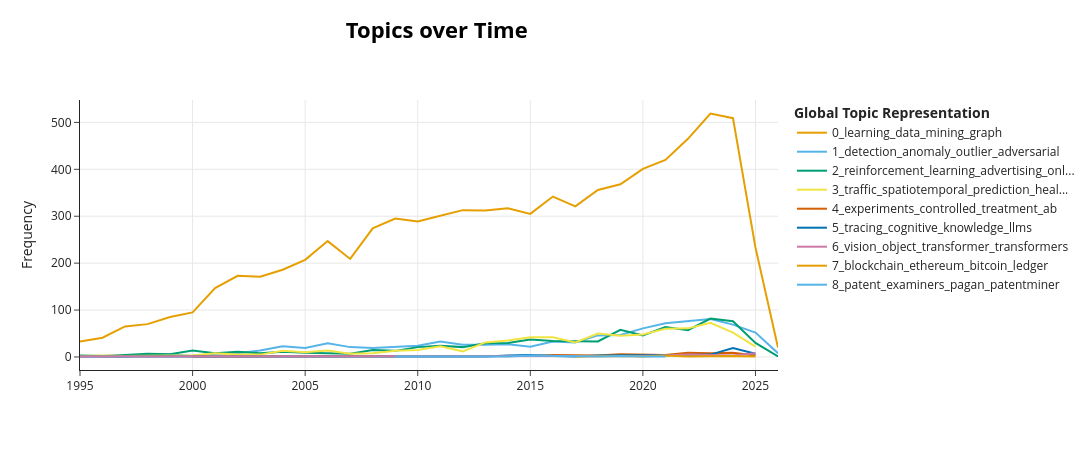

The notebook cell this image was saved under:
### Code cell
# EERSTE GRAFIEK BERTOPIC - de hele plot
# Bereken de topic evolutie over de jaren heen middels BERTopic
topics_over_time = topic_model.topics_over_time(df['title'], df['year'])

# Visualiseer de meest relevante top onderwerpen (zonder ruis/cluster -1)
fig = topic_model.visualize_topics_over_time(topics_over_time, top_n_topics=10)
fig.show()

### Figure 1 — Plotly figure (JSON) as saved in the notebook; plotly's stock layout.template omitted (floating-point values rounded to 4 significant figures)
{"data": [{"hoverinfo": "text", "hovertext": ["<b>Topic 0</b><br>Words: discovery, knowledge, databases, rough, data", "<b>Topic 0</b><br>Words: knowledge, databases, discovery, data, mining", "<b>Topic 0</b><br>Words: discovery, rules, data, rough, mining", "<b>Topic 0</b><br>Words: rules, mining, discovery, association, data", "<b>Topic 0</b><br>Words: mining, rules, data, association, using", "<b>Topic 0</b><br>Words: data, mining, rules, association, using", "<b>Topic 0</b><br>Words: data, mining, rules, association, classification", "<b>Topic 0</b><br>Words: mining, data, using, clustering, classification", "<b>Topic 0</b><br>Words: data, mining, using, clustering, learning", "<b>Topic 0</b><br>Words: mining, data, clustering, learning, classification", "<b>Topic 0</b><br>Words: data, mining, clustering, classification, learning", "<b>Topic 0</b><br>Words: mining, data, clustering, learning, classification", "<b>Topic 0</b><br>Words: learning, clustering, data, mining, classification", "<b>Topic 0</b><br>Words: data, learning, mining, clustering, classification", "<b>Topic 0</b><br>Words: learning, data, mining, clustering, classification", "<b>Topic 0</b><br>Words: learning, data, mining, clustering, classification", "<b>Topic 0</b><br>Words: learning, data, clustering, classification, mining", "<b>Topic 0</b><br>Words: learning, data, mining, classification, networks", "<b>Topic 0</b><br>Words: learning, data, networks, social, using", "<b>Topic 0</b><br>Words: learning, data, classification, feature, using", "<b>Topic 0</b><br>Words: learning, data, networks, clustering, classification", "<b>Topic 0</b><br>Words: learning, data, mining, using, clustering", "<b>Topic 0</b><br>Words: learning, data, networks, clustering, classification", "<b>Topic 0</b><br>Words: learning, data, network, classification, using", "<b>Topic 0</b><br>Words: learning, graph, data, classification, networks", "<b>Topic 0</b><br>Words: learning, graph, networks, neural, data", "<b>Topic 0</b><br>Words: learning, graph, neural, networks, data", "<b>Topic 0</b><br>Words: learning, graph, neural, networks, data", "<b>Topic 0</b><br>Words: learning, graph, data, neural, networks", "<b>Topic 0</b><br>Words: learning, graph, neural, data, networks", "<b>Topic 0</b><br>Words: learning, data, graph, models, series", "<b>Topic 0</b><br>Words: distillation, dataset, medical, causal, federated"], "marker": {"color": "#E69F00"}, "mode": "lines", "name": "0_learning_data_mining_graph", "type": "scatter", "x": [1995, 1996, 1997, 1998, 1999, 2000, 2001, 2002, 2003, 2004, 2005, 2006, 2007, 2008, 2009, 2010, 2011, 2012, 2013, 2014, 2015, 2016, 2017, 2018, 2019, 2020, 2021, 2022, 2023, 2024, 2025, 2026], "y": [33, 41, 65, 70, 85, 95, 147, 173, 171, 186, 207, 247, 209, 274, 295, 289, 301, 313, 312, 317, 305, 342, 321, 356, 368, 401, 420, 465, 519, 509, 233, 20]}, {"hoverinfo": "text", "hovertext": ["<b>Topic 1</b><br>Words: databases, removing, anonymization, outliers, techniques", "<b>Topic 1</b><br>Words: deviation, databases, linear, method, detection", "<b>Topic 1</b><br>Words: notion, properties, outliers, computation, unified", "<b>Topic 1</b><br>Words: intrusion, detection, audit, command, nonuniform", "<b>Topic 1</b><br>Words: fraud, detection, identifying, opticsof, superimposed", "<b>Topic 1</b><br>Words: mills, discounting, dark, invited, finite", "<b>Topic 1</b><br>Words: intrusions, learner, outliers, detection, detecting", "<b>Topic 1</b><br>Words: detection, intrusion, outlier, privacy, mining", "<b>Topic 1</b><br>Words: detection, privacypreserving, anomaly, techniques, intrusion", "<b>Topic 1</b><br>Words: detection, privacy, outlier, anomaly, spam", "<b>Topic 1</b><br>Words: detection, privacypreserving, anomaly, data, outlier", "<b>Topic 1</b><br>Words: detection, outlier, anomaly, privacy, outliers", "<b>Topic 1</b><br>Words: detection, data, privacy, fraud, anomaly", "<b>Topic 1</b><br>Words: detection, spam, outlier, privacypreserving, data", "<b>Topic 1</b><br>Words: detection, anomaly, privacy, outlier, publishing", "<b>Topic 1</b><br>Words: detection, outlier, anomaly, data, privacy", "<b>Topic 1</b><br>Words: detection, anomaly, privacy, anonymization, outlier", "<b>Topic 1</b><br>Words: detection, outlier, anomaly, differentially, private", "<b>Topic 1</b><br>Words: detection, outlier, fraud, anomaly, data", "<b>Topic 1</b><br>Words: detection, anomaly, privacy, adversarial, density", "<b>Topic 1</b><br>Words: detection, fraud, differentially, private, anomaly", "<b>Topic 1</b><br>Words: detection, anomaly, outlier, privacy, private", "<b>Topic 1</b><br>Words: detection, anomaly, outlier, fraud, private", "<b>Topic 1</b><br>Words: detection, anomaly, adversarial, outlier, fraud", "<b>Topic 1</b><br>Words: detection, anomaly, adversarial, outlier, fairness", "<b>Topic 1</b><br>Words: detection, anomaly, adversarial, fairness, fraud", "<b>Topic 1</b><br>Words: detection, anomaly, adversarial, fairness, outlier", "<b>Topic 1</b><br>Words: detection, anomaly, adversarial, fairness, outlier", "<b>Topic 1</b><br>Words: detection, anomaly, adversarial, fraud, fairness", "<b>Topic 1</b><br>Words: detection, anomaly, fairness, outlier, graph", "<b>Topic 1</b><br>Words: detection, anomaly, adversarial, attacks, fairness", "<b>Topic 1</b><br>Words: detection, anomaly, series, time, multivariate"], "marker": {"color": "#56B4E9"}, "mode": "lines", "name": "1_detection_anomaly_outlier_adversarial", "type": "scatter", "x": [1995, 1996, 1997, 1998, 1999, 2000, 2001, 2002, 2003, 2004, 2005, 2006, 2007, 2008, 2009, 2010, 2011, 2012, 2013, 2014, 2015, 2016, 2017, 2018, 2019, 2020, 2021, 2022, 2023, 2024, 2025, 2026], "y": [2, 1, 1, 3, 5, 2, 7, 8, 14, 23, 19, 29, 21, 19, 21, 24, 33, 26, 26, 27, 22, 33, 31, 46, 47, 61, 72, 76, 81, 69, 52, 8]}, {"hoverinfo": "text", "hovertext": ["<b>Topic 2</b><br>Words: amro, borrowing, loan, telecommunication, abn", "<b>Topic 2</b><br>Words: neuralexpert, breeding, questionnaire, simulated, base", "<b>Topic 2</b><br>Words: customer, customerdriven, telecommunications, centers, retention", "<b>Topic 2</b><br>Words: marketing, major, direct, tbond, traders", "<b>Topic 2</b><br>Words: business, intelligence, assortment, farming, neurofuzzy", "<b>Topic 2</b><br>Words: marketing, abstract, direct, invited, talk", "<b>Topic 2</b><br>Words: ecommerce, experience, iese, ugly, fraunhofer", "<b>Topic 2</b><br>Words: marketing, customer, reinforcement, value, mining", "<b>Topic 2</b><br>Words: customer, considerations, customerclass, seriously, foreign", "<b>Topic 2</b><br>Words: business, purchase, customer, early, reinforcement", "<b>Topic 2</b><br>Words: customers, nurturers, meat, boasting, beef", "<b>Topic 2</b><br>Words: customer, sales, marketing, voluntary, dataenhanced", "<b>Topic 2</b><br>Words: customer, highquantile, wallet, banditbased, taxonomies", "<b>Topic 2</b><br>Words: policy, customer, industry, services, natural", "<b>Topic 2</b><br>Words: reinforcement, policy, online, learning, advertising", "<b>Topic 2</b><br>Words: reinforcement, advertising, learning, customer, campaigns", "<b>Topic 2</b><br>Words: reinforcement, advertising, learning, preferencebased, policy", "<b>Topic 2</b><br>Words: advertising, display, reinforcement, allocation, learning", "<b>Topic 2</b><br>Words: reinforcement, advertising, learning, search, policy", "<b>Topic 2</b><br>Words: policy, advertising, online, bandits, learning", "<b>Topic 2</b><br>Words: advertising, marketing, online, reinforcement, sponsored", "<b>Topic 2</b><br>Words: advertising, online, job, reinforcement, bandits", "<b>Topic 2</b><br>Words: bandit, advertising, customer, prediction, learning", "<b>Topic 2</b><br>Words: reinforcement, market, learning, bidding, deep", "<b>Topic 2</b><br>Words: reinforcement, learning, advertising, policy, prediction", "<b>Topic 2</b><br>Words: learning, reinforcement, advertising, bandits, bandit", "<b>Topic 2</b><br>Words: reinforcement, advertising, learning, bandits, online", "<b>Topic 2</b><br>Words: reinforcement, learning, bandits, multiagent, advertising", "<b>Topic 2</b><br>Words: reinforcement, learning, online, advertising, bandits", "<b>Topic 2</b><br>Words: reinforcement, advertising, learning, bandits, online", "<b>Topic 2</b><br>Words: reinforcement, learning, bandit, advertising, financial", "<b>Topic 2</b><br>Words: illusion, improvement, reject, credit, scoring"], "marker": {"color": "#009E73"}, "mode": "lines", "name": "2_reinforcement_learning_advertising_onl...", "type": "scatter", "x": [1995, 1996, 1997, 1998, 1999, 2000, 2001, 2002, 2003, 2004, 2005, 2006, 2007, 2008, 2009, 2010, 2011, 2012, 2013, 2014, 2015, 2016, 2017, 2018, 2019, 2020, 2021, 2022, 2023, 2024, 2025, 2026], "y": [3, 2, 4, 7, 6, 14, 8, 11, 8, 11, 9, 8, 7, 15, 13, 21, 24, 21, 29, 30, 37, 34, 33, 33, 58, 46, 64, 57, 82, 76, 30, 1]}, {"hoverinfo": "text", "hovertext": ["<b>Topic 3</b><br>Words: pril, geophysical, assessment, datasets, spatiotemporal", "<b>Topic 3</b><br>Words: earthquakes, quakefinder, simplicity, proximity, diagnosis", "<b>Topic 3</b><br>Words: health, densityconnected, risks, epidemics, surveillance", "<b>Topic 3</b><br>Words: spatial, ilp, trip, automobile, duration", "<b>Topic 3</b><br>Words: appendicitis, acute, diagnosing, mixtures, trajectory", "<b>Topic 3</b><br>Words: conclusions, findings, diabetic, hospital, systems", "<b>Topic 3</b><br>Words: medical, spatial, mining, arrhythmias, california", "<b>Topic 3</b><br>Words: spatial, timeseries, patternsin, objectrelational, threatening", "<b>Topic 3</b><br>Words: spatial, asthma, physicians, existing, epidemics", "<b>Topic 3</b><br>Words: spatial, data, mining, traffic, collocations", "<b>Topic 3</b><br>Words: spatial, mining, data, spatiotemporal, patterns", "<b>Topic 3</b><br>Words: spatial, spatiotemporal, medical, trajectory, mining", "<b>Topic 3</b><br>Words: spatial, zonal, discovering, emergent, outbreak", "<b>Topic 3</b><br>Words: traffic, medical, svrc, timereferenced, grammarguided", "<b>Topic 3</b><br>Words: spatial, spatiotemporal, patterns, neighborhood, approach", "<b>Topic 3</b><br>Words: spatiotemporal, mobility, data, trajectory, traffic", "<b>Topic 3</b><br>Words: activity, locationbased, mobility, recognition, medical", "<b>Topic 3</b><br>Words: clinical, spatiotemporal, prediction, traffic, notes", "<b>Topic 3</b><br>Words: mobility, prediction, location, spatiotemporal, risk", "<b>Topic 3</b><br>Words: health, electronic, records, social, medical", "<b>Topic 3</b><br>Words: prediction, health, electronic, records, location", "<b>Topic 3</b><br>Words: traffic, prediction, spatiotemporal, data, medical", "<b>Topic 3</b><br>Words: prediction, electronic, traffic, healthcare, health", "<b>Topic 3</b><br>Words: spatiotemporal, prediction, health, deep, patient", "<b>Topic 3</b><br>Words: prediction, spatiotemporal, health, deep, traffic", "<b>Topic 3</b><br>Words: prediction, spatiotemporal, traffic, healthcare, mobility", "<b>Topic 3</b><br>Words: traffic, spatiotemporal, prediction, forecasting, learning", "<b>Topic 3</b><br>Words: traffic, prediction, spatiotemporal, health, covid", "<b>Topic 3</b><br>Words: traffic, spatiotemporal, prediction, forecasting, health", "<b>Topic 3</b><br>Words: traffic, spatiotemporal, prediction, health, spatial", "<b>Topic 3</b><br>Words: prediction, survival, traffic, spatiotemporal, health"], "marker": {"color": "#F0E442"}, "mode": "lines", "name": "3_traffic_spatiotemporal_prediction_heal...", "type": "scatter", "x": [1995, 1996, 1997, 1998, 1999, 2000, 2001, 2002, 2003, 2004, 2005, 2006, 2007, 2008, 2009, 2010, 2011, 2012, 2013, 2014, 2015, 2016, 2017, 2018, 2019, 2020, 2021, 2022, 2023, 2024, 2025], "y": [2, 3, 2, 3, 3, 3, 8, 5, 5, 13, 10, 14, 7, 8, 13, 15, 23, 12, 31, 35, 42, 42, 31, 50, 45, 48, 60, 61, 73, 52, 22]}, {"hoverinfo": "text", "hovertext": ["<b>Topic 4</b><br>Words: vlsi, ic, optimize, testing, test", "<b>Topic 4</b><br>Words: bin, theories, particle, physics, likelihood", "<b>Topic 4</b><br>Words: hippo, listen, controlled, experiments, guide", "<b>Topic 4</b><br>Words: dangers, crossvalidation, experimental, evaluation, experiments", "<b>Topic 4</b><br>Words: seven, running, controlled, avoid, pitfalls", "<b>Topic 4</b><br>Words: puzzling, explained, controlled, experiments, outcomes", "<b>Topic 4</b><br>Words: experiments, controlled, online, bootstrap, dependent", "<b>Topic 4</b><br>Words: experimenters, thumb, seven, site, web", "<b>Topic 4</b><br>Words: experiments, controlled, abn, running, tests", "<b>Topic 4</b><br>Words: controlled, experiments, ab, online, quasi", "<b>Topic 4</b><br>Words: ab, testing, experiments, controlled, treatment", "<b>Topic 4</b><br>Words: controlled, experiments, online, treatment, winners", "<b>Topic 4</b><br>Words: experiments, controlled, online, treatment, effect", "<b>Topic 4</b><br>Words: treatment, effect, individual, counterfactual, testing", "<b>Topic 4</b><br>Words: treatment, testing, ab, prescription, postselection", "<b>Topic 4</b><br>Words: treatment, effect, ab, individual, estimation", "<b>Topic 4</b><br>Words: treatment, experiments, testing, controlled, interference", "<b>Topic 4</b><br>Words: ab, experiments, treatment, controlled, tests", "<b>Topic 4</b><br>Words: robustness, selfimprovement, panic, computerized, attributeaware"], "marker": {"color": "#D55E00"}, "mode": "lines", "name": "4_experiments_controlled_treatment_ab", "type": "scatter", "x": [2000, 2005, 2007, 2008, 2009, 2012, 2013, 2014, 2015, 2016, 2017, 2018, 2019, 2020, 2021, 2022, 2023, 2024, 2025], "y": [1, 1, 1, 1, 1, 1, 2, 1, 2, 4, 4, 3, 6, 5, 4, 9, 8, 9, 3]}, {"hoverinfo": "text", "hovertext": ["<b>Topic 5</b><br>Words: enrollment, university, databases, discovering, knowledge", "<b>Topic 5</b><br>Words: university, students, dropout, chains, markov", "<b>Topic 5</b><br>Words: students, right, targeting, using, mining", "<b>Topic 5</b><br>Words: enriching, education, mining, data, tracing", "<b>Topic 5</b><br>Words: revolution, education, online, tracing, cognitive", "<b>Topic 5</b><br>Words: students, attainment, student, predicting, education", "<b>Topic 5</b><br>Words: students, academic, hardship, grade, educational", "<b>Topic 5</b><br>Words: cumulatively, miningbased, lecturers, university, knowledgeable", "<b>Topic 5</b><br>Words: nextterm, grade, cumulative, knowledgebased, regression", "<b>Topic 5</b><br>Words: tracing, knowledge, ale, prerequisitedriven, grade", "<b>Topic 5</b><br>Words: tracing, gmail, compose, writing, cognitive", "<b>Topic 5</b><br>Words: tracing, knowledge, reusable, gikt, elsim", "<b>Topic 5</b><br>Words: cognitive, diagnosis, tracing, processconsistent, grouplevel", "<b>Topic 5</b><br>Words: cognitive, diagnosis, textbook, hiercdf, assessments", "<b>Topic 5</b><br>Words: tracing, knowledge, cognitive, multiactivity, relicd", "<b>Topic 5</b><br>Words: tracing, llms, cognitive, llm, diagnosis", "<b>Topic 5</b><br>Words: tracing, student, llms, knowledge, framework"], "marker": {"color": "#0072B2"}, "mode": "lines", "name": "5_tracing_cognitive_knowledge_llms", "type": "scatter", "x": [1995, 1999, 2000, 2011, 2013, 2014, 2015, 2016, 2017, 2018, 2019, 2020, 2021, 2022, 2023, 2024, 2025], "y": [1, 1, 1, 1, 1, 3, 4, 2, 1, 3, 3, 4, 3, 4, 5, 19, 7]}, {"hoverinfo": "text", "hovertext": ["<b>Topic 6</b><br>Words: displays, distortion, star, oriented, architecture", "<b>Topic 6</b><br>Words: gabor, filter, vehicle, evolutionary, application", "<b>Topic 6</b><br>Words: viii, superhuman, levels, agnostic, segmentation", "<b>Topic 6</b><br>Words: centroidnet, object, localization, counting, joint", "<b>Topic 6</b><br>Words: vision, object, computer, dive, introduction", "<b>Topic 6</b><br>Words: object, divinia, dhakanet, overhead, deception", "<b>Topic 6</b><br>Words: vision, transformers, object, transformer, token", "<b>Topic 6</b><br>Words: token, transformer, vision, object, fdnet", "<b>Topic 6</b><br>Words: vision, transformer, token, gigapixel, dualtokenvit", "<b>Topic 6</b><br>Words: vision, transformer, transformers, object, image"], "marker": {"color": "#CC79A7"}, "mode": "lines", "name": "6_vision_object_transformer_transformers", "type": "scatter", "x": [1995, 2003, 2017, 2018, 2020, 2021, 2022, 2023, 2024, 2025], "y": [1, 1, 1, 1, 2, 3, 5, 4, 3, 8]}, {"hoverinfo": "text", "hovertext": ["<b>Topic 7</b><br>Words: traffickers, backpage, bitcoin, uncovering, human", "<b>Topic 7</b><br>Words: blockchain, landscape, analytics, practical, applications", "<b>Topic 7</b><br>Words: blockchain, chainnet, antichains, topological, hierarchies", "<b>Topic 7</b><br>Words: ethereum, blockchain, dissecting, geometry, topology", "<b>Topic 7</b><br>Words: blockchain, workshop, sdbd, ledger, blockchains", "<b>Topic 7</b><br>Words: blockchain, edgewatch, investigation, integrity, edge", "<b>Topic 7</b><br>Words: bitcoin, blockchain, demystifying, cryptocurrency, tracer", "<b>Topic 7</b><br>Words: blockchain, bitcoin, sdbd, ledger, bitlink", "<b>Topic 7</b><br>Words: ethereum, simplicial, llm, transaction, prompt"], "marker": {"color": "#E69F00"}, "mode": "lines", "name": "7_blockchain_ethereum_bitcoin_ledger", "type": "scatter", "x": [2017, 2018, 2019, 2020, 2021, 2022, 2023, 2024, 2025], "y": [1, 2, 2, 1, 3, 1, 2, 2, 1]}, {"hoverinfo": "text", "hovertext": ["<b>Topic 8</b><br>Words: patents, coa, patent, novel, finding", "<b>Topic 8</b><br>Words: patent, maintenance, quantifying, graphical, quality", "<b>Topic 8</b><br>Words: patent, patentminer, topicdriven, analysis, mining", "<b>Topic 8</b><br>Words: patent, tech, prospecting, companies, technology", "<b>Topic 8</b><br>Words: patent, patentcom, examiners, hightech, sector", "<b>Topic 8</b><br>Words: patent, fixed, vectors, lstm, hierarchy", "<b>Topic 8</b><br>Words: patent, platform, optimizing, analytics, predictive", "<b>Topic 8</b><br>Words: patent, technical, phrase, multilevel, extraction", "<b>Topic 8</b><br>Words: patent, pagan, understanding, generative, adversarial"], "marker": {"color": "#56B4E9"}, "mode": "lines", "name": "8_patent_examiners_pagan_patentminer", "type": "scatter", "x": [2009, 2011, 2012, 2014, 2015, 2018, 2019, 2020, 2021], "y": [1, 2, 1, 1, 3, 1, 2, 1, 1]}], "layout": {"height": 450, "hoverlabel": {"bgcolor": "white", "font": {"family": "Rockwell", "size": 16}}, "legend": {"title": {"text": "<b>Global Topic Representation"}}, "title": {"font": {"color": "Black", "size": 22}, "text": "<b>Topics over Time</b>", "x": 0.4, "xanchor": "center", "y": 0.95, "yanchor": "top"}, "width": 1250, "xaxis": {"showgrid": true}, "yaxis": {"showgrid": true, "title": {"text": "Frequency"}}}}
